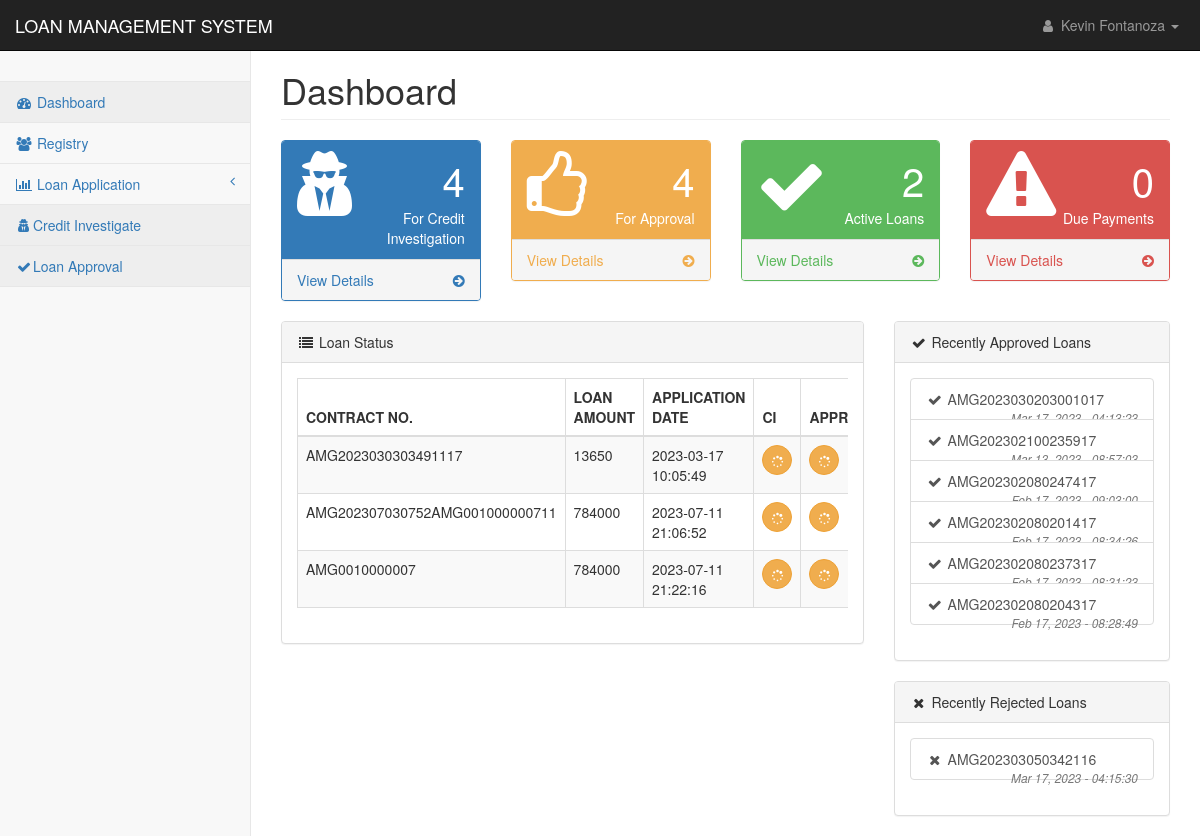
The page /pages/index.php (signed in) on the database its author committed.
### tables this page shows
CREATE TABLE `loan_applications` (
  `loan_id` int(11) NOT NULL,
  `contract_no` text NOT NULL,
  `client_id` text NOT NULL,
  `loan_type` int(11) NOT NULL,
  `loan_duration` int(11) NOT NULL,
  `loan_amount` double NOT NULL,
  `interest_amount` double NOT NULL,
  `other_fee` double NOT NULL,
  `total_cashout` double NOT NULL,
  `monthly_amortization` int(11) NOT NULL,
  `mop` text NOT NULL,
  `application_date` datetime NOT NULL DEFAULT current_timestamp(),
  `ci_status` int(11) NOT NULL,
  `ci_by` text NOT NULL,
  `ci_date` datetime DEFAULT NULL,
  `approval` int(11) NOT NULL,
  `processed_by` text NOT NULL,
  `date_flagged` datetime DEFAULT NULL,
  `remarks` text NOT NULL,
  `paid` int(11) NOT NULL
);

### pages/index.php (the view, shortened to what the rows shown need)
<?php
include('../config/conn.php');
?>
<!DOCTYPE html>
<html lang="en">
    <head>
        <link href="../css/bootstrap.min.css" rel="stylesheet">
        <link href="../css/metisMenu.min.css" rel="stylesheet">
        <link href="../css/timeline.css" rel="stylesheet">
        <link href="../css/startmin.css" rel="stylesheet">
        <link href="../css/morris.css" rel="stylesheet">
        <link href="../css/font-awesome.min.css" rel="stylesheet" type="text/css">
    </head>
    <body>
        <div id="wrapper">
            <div id="page-wrapper">
                <div class="container-fluid">
                    <div class="row">
                        <div class="col-lg-12">
                            <h1 class="page-header">Dashboard</h1>
                        </div>
                    </div>
                    <div class="row">
                        <div class="col-lg-8">
                            <div class="panel panel-default">
                                <div class="panel-body">
                                <div class="table-responsive">
                                        <table class="table table-striped table-bordered table-hover" id="dataTables-example">
                                            <thead>
                                                <tr>
                                                    <th>CONTRACT NO.</th>
                                                    <th>LOAN AMOUNT</th>
                                                    <th>APPLICATION DATE</th>
                                                    <th>CI</th>
                                                    <th>APPROVED</th>
                                                </tr>
                                            </thead>
                                            <tbody>
                                                <?php
                                                    $sql ="SELECT * FROM loan_applications where paid=0 and ci_status!=1  ORDER BY date_flagged ASC";
                                                    $res = mysqli_query($con,$sql);
                                                        if(mysqli_num_rows($res) > 0){
                                                            while($row = mysqli_fetch_assoc($res)) {
                                                                ?><tr class="odd gradeX">
                                                                    <td><?php echo $row['contract_no'];?></td>
                                                                    <td><?php echo $row['loan_amount'];?></td>
                                                                    <td><?php echo $row['application_date'];?></td>
                                                                    <td><?php
                                                                    if($row['ci_status']==1){
                                                                        echo '<button type="button" class="btn btn-success btn-circle"><i class="fa fa-check"></i></button>';}
                                                                    else if($row['ci_status']==2){
                                                                        echo '<button type="button" class="btn btn-danger btn-circle"><i class="fa fa-times"></i></button>';
                                                                    }else{
                                                                        echo '<button type="button" class="btn btn-warning btn-circle"><i class="fa fa-spinner"></i></button>';
                                                                    }
                                                                    ?></td>
                                                                    <td><?php
                                                                    if($row['approval']==1 && $row['ci_status'] != 2){
                                                                        echo '<button type="button" class="btn btn-success btn-circle"><i class="fa fa-check"></i></button>';}
                                                                    else if($row['approval']==2 || $row['ci_status'] == 2){
                                                                        echo '<button type="button" class="btn btn-danger btn-circle"><i class="fa fa-times"></i></button>';
                                                                    }else{
                                                                        echo '<button type="button" class="btn btn-warning btn-circle"><i class="fa fa-spinner"></i></button>';
                                                                    }
                                                                    ?></td>
                                                                </tr><?php
                                                            }
                                                        }
                                                ?>
                                            </tbody>
                                        </table>
                                    </div>
                                </div>
                            </div>
                        </div>
                        <div class="col-lg-4">
                            <div class="panel panel-default">
                                <div class="panel-body">
                                    <div class="list-group">
                                        <?php
                                                $recent_approved = "SELECT * FROM loan_applications where approval=1 order by date_flagged desc LIMIT 10";
                                                $res_app = mysqli_query($con,$recent_approved);
                                                if(mysqli_num_rows($res_app) > 0){
                                                    while($row_approved = mysqli_fetch_assoc($res_app)) {
                                                        $dapp = strtotime($row_approved['date_flagged']);
                                                        $myFormatForView = date("M d, Y - H:i:s", $dapp);
                                                        ?>
                                                            <a href="#" class="list-group-item">
                                                                <i class="fa fa-check fa-fw"></i> <?php echo $row_approved['contract_no'];?>
                                                                    <span class="pull-right text-muted small"><em><?php echo $myFormatForView;?></em>
                                                                    </span>
                                                            </a>
                                                        <?php
                                                    }
                                                }else{
                                                    echo "<em></em>";
                                                }
                                            ?>
                                    </div>
                                </div>
                            </div>
                            <div class="panel panel-default">
                                <div class="panel-body">
                                    <div class="list-group">
                                        <?php
                                                $recent_reject = "SELECT * FROM loan_applications where approval=2 OR ci_status=2 order by date_flagged desc LIMIT 10";
                                                $res_rej = mysqli_query($con,$recent_reject);
                                                if(mysqli_num_rows($res_rej) > 0){
                                                    while($row_reject = mysqli_fetch_assoc($res_rej)) {
                                                        $drej = strtotime($row_reject['date_flagged']);
                                                        $myFormatForViewRej = date("M d, Y - H:i:s", $drej);
                                                        ?>
                                                            <a href="#" class="list-group-item">
                                                                <i class="fa fa-times fa-fw"></i> <?php echo $row_reject['contract_no'];?>
                                                                    <span class="pull-right text-muted small"><em><?php echo $myFormatForViewRej;?></em>
                                                                    </span>
                                                            </a>
                                                        <?php
                                                    }
                                                }else{
                                                    echo "<em></em>";
                                                }
                                            ?>
                                    </div>
                                </div>
                            </div>
                        </div>
                    </div>
                </div>
            </div>
        </div>
    </body>
</html>

### rows shown on the page
loan_applications: contract_no "AMG2023030303491117", loan_amount "13650", application_date "2023-03-17 10:05:49", ci_status 0 (drawn), approval 0 (drawn)
loan_applications: contract_no "AMG202307030752AMG001000000711", loan_amount "784000", application_date "2023-07-11 21:06:52", ci_status 0 (drawn), approval 0 (drawn)
loan_applications: contract_no "AMG0010000007", loan_amount "784000", application_date "2023-07-11 21:22:16", ci_status 0 (drawn), approval 0 (drawn)
loan_applications: contract_no "AMG2023030203001017", date_flagged "Mar 17, 2023 - 04:13:23"
loan_applications: contract_no "AMG202302100235917", date_flagged "Mar 13, 2023 - 08:57:03"
loan_applications: contract_no "AMG202302080247417", date_flagged "Feb 17, 2023 - 09:03:00"
loan_applications: contract_no "AMG202302080201417", date_flagged "Feb 17, 2023 - 08:34:26"
loan_applications: contract_no "AMG202302080237317", date_flagged "Feb 17, 2023 - 08:31:23"
loan_applications: contract_no "AMG202302080204317", date_flagged "Feb 17, 2023 - 08:28:49"
loan_applications: contract_no "AMG202303050342116", date_flagged "Mar 17, 2023 - 04:15:30"

### other values the page prints
$_SESSION['name'] "Kevin Fontanoza"
$row_for_ci['count'] "4"
$row_for_ci['count'] "2"
$row_for_ci['count'] "0"
